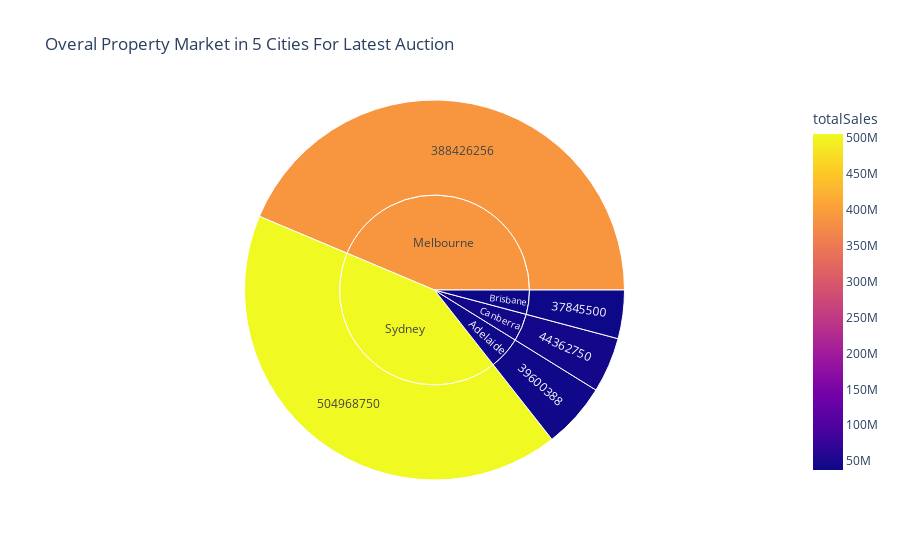

The code cell stored with this chart in its notebook:
### Code cell
# Create the sunburst chart using df_combined
sunburst_chart = px.sunburst(
    df_imported,
    path=['City','totalSales'],
    values="numberSold",
    color='totalSales',
    title="Overal Property Market in 5 Cities For Latest Auction ",
    height=700
)
sunburst_chart.show()

### Figure 1 — Plotly figure (JSON) as saved in the notebook; plotly's stock layout.template omitted (floating-point values rounded to 4 significant figures)
{"data": [{"branchvalues": "total", "customdata": [[37845500], [39600388], [44362750], [388426256], [504968750], [39600388], [37845500], [44362750], [388426256], [504968750]], "domain": {"x": [0, 1], "y": [0, 1]}, "hovertemplate": "labels=%{label}<br>numberSold=%{value}<br>parent=%{parent}<br>id=%{id}<br>totalSales=%{color}<extra></extra>", "ids": ["Brisbane/37845500", "Adelaide/39600388", "Canberra/44362750", "Melbourne/388426256", "Sydney/504968750", "Adelaide", "Brisbane", "Canberra", "Melbourne", "Sydney"], "labels": ["37845500", "39600388", "44362750", "388426256", "504968750", "Adelaide", "Brisbane", "Canberra", "Melbourne", "Sydney"], "marker": {"coloraxis": "coloraxis", "colors": [37845500, 39600388, 44362750, 388426256, 504968750, 39600388, 37845500, 44362750, 388426256, 504968750]}, "name": "", "parents": ["Brisbane", "Adelaide", "Canberra", "Melbourne", "Sydney", "", "", "", "", ""], "type": "sunburst", "values": [43, 58, 49, 455, 437, 58, 43, 49, 455, 437]}], "layout": {"autosize": true, "coloraxis": {"colorbar": {"title": {"text": "totalSales"}}, "colorscale": [[0, "#0d0887"], [0.1111, "#46039f"], [0.2222, "#7201a8"], [0.3333, "#9c179e"], [0.4444, "#bd3786"], [0.5556, "#d8576b"], [0.6667, "#ed7953"], [0.7778, "#fb9f3a"], [0.8889, "#fdca26"], [1, "#f0f921"]]}, "legend": {"tracegroupgap": 0}, "title": {"text": "Overal Property Market in 5 Cities For Latest Auction "}}}
